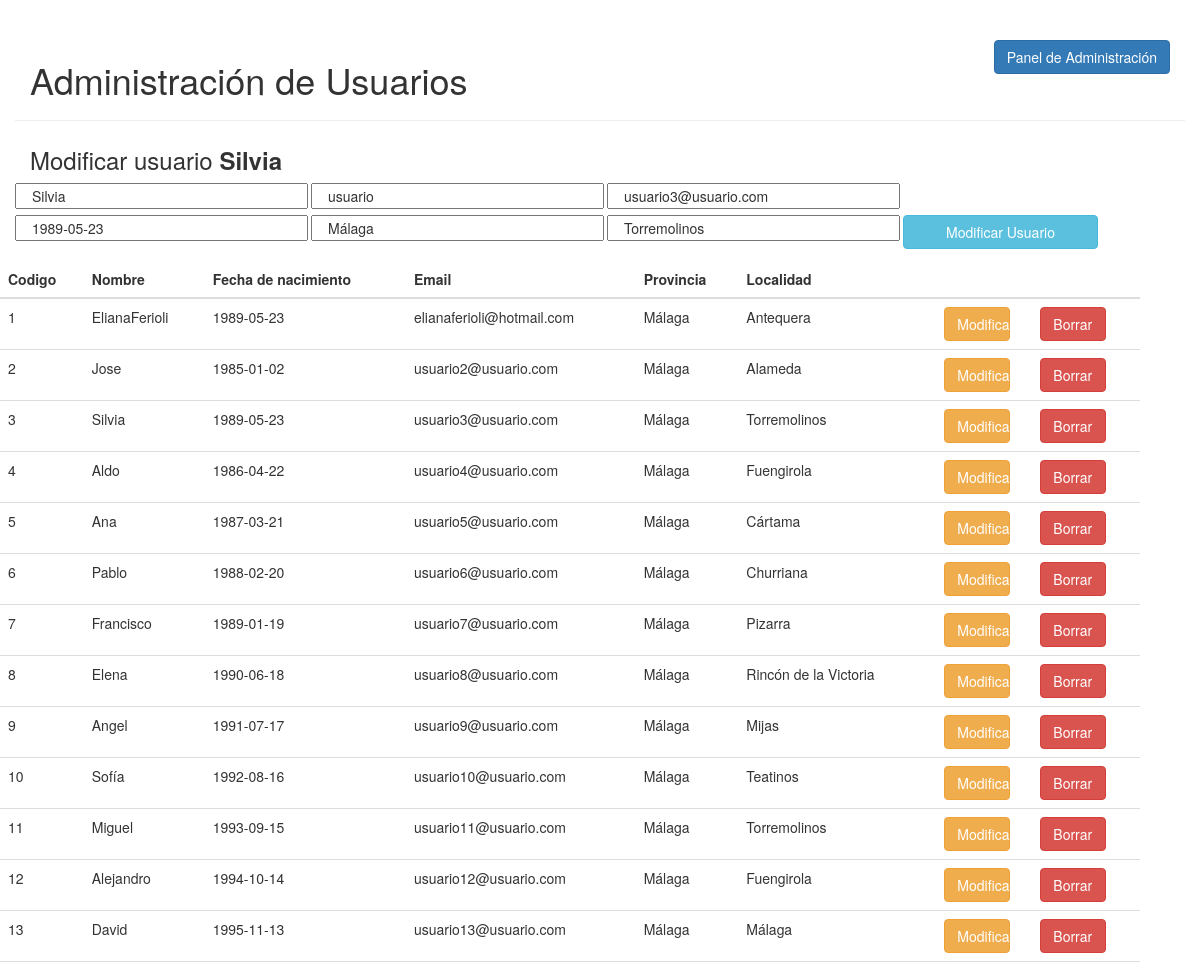
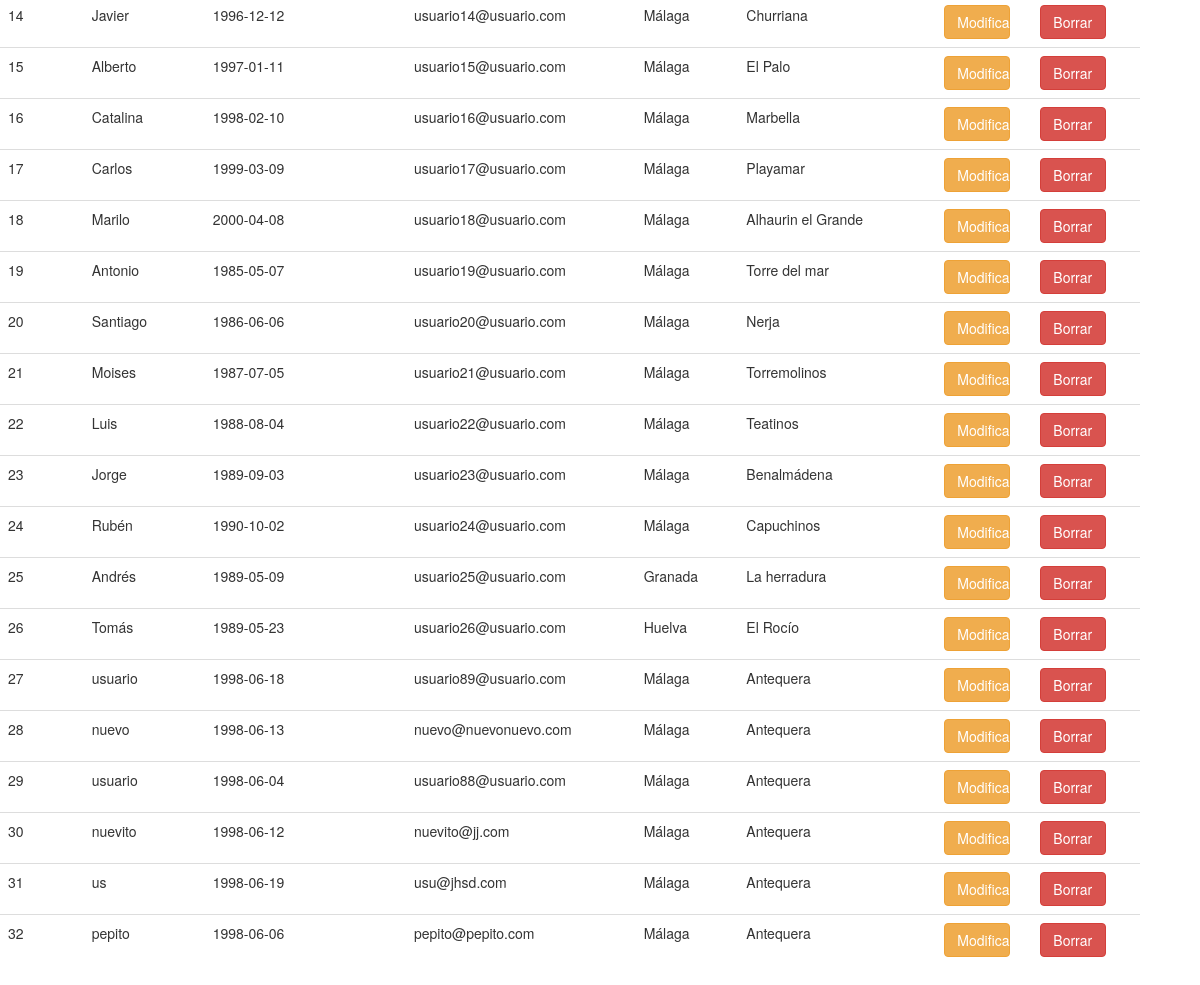
Page /Controller/administracion.php?modificacionUsuario=3&tabla=USUARIO on the committed database (2 pictures, top to bottom).
### tables this page shows
CREATE TABLE `USUARIO` (
  `CodUs` int(11) NOT NULL,
  `NomUs` varchar(30) NOT NULL,
  `PassUs` varchar(30) NOT NULL,
  `EmailUs` varchar(30) DEFAULT NULL,
  `FechNac` date NOT NULL,
  `ProvUs` varchar(30) NOT NULL,
  `LocaUs` varchar(30) NOT NULL,
  `DescUs` varchar(140) DEFAULT NULL,
  `FotoUs` varchar(30) DEFAULT 'defecto.png',
  `Admin` tinyint(1) DEFAULT '0'
);

### Model/Usuario.php (called while the page is built, shortened)
<?php
class Usuario {
  private $codUs;
  private $nomUs;
  private $passUs;
  private $emailUs;
  private $fechNac;
  private $provUs;
  private $localUs;
  function __construct($cod, $nom, $pass, $email, $fecha, $prov, $local, $desc, $foto) {
    $this->codUs = $cod;
    $this->nomUs = $nom;
    $this->passUs = $pass;
    $this->emailUs = $email;
    $this->fechNac = $fecha;
    $this->provUs = $prov;
    $this->localUs = $local;
  }
  function getCodUs() {
      return $this->codUs;
  }
  function getNomUs() {
      return $this->nomUs;
  }
  function getPassUs() {
      return $this->passUs;
  }
  function getEmailUs() {
      return $this->emailUs;
  }
  function getFechNac() {
      return $this->fechNac;
  }
  function getProvUs() {
      return $this->provUs;
  }
  function getLocalUs() {
      return $this->localUs;
  }
  public static function getUsuarios() {
    $conexion = GoTeamDB::connectDB();
    $seleccion = "SELECT CodUs, NomUs, PassUs, EmailUs, FechNac, ProvUs, LocaUs, DescUs, FotoUs"
            . " FROM USUARIO";
    $consulta = $conexion->query($seleccion);
    $usuarios= [];
    while ($registro = $consulta->fetchObject()) {
      $usuarios[] = new Usuario($registro->CodUs, $registro->NomUs, $registro->PassUs, $registro->EmailUs,
              $registro->FechNac, $registro->ProvUs, $registro->LocaUs, $registro->DescUs, $registro->FotoUs);
    }
    return $usuarios;
  }
  public static function getUsuario($atributo, $valor) {
    $conexion = GoTeamDB::connectDB();
    $seleccion = "SELECT CodUs, NomUs, PassUs, EmailUs, FechNac, ProvUs, LocaUs, DescUs, FotoUs"
            . " FROM USUARIO WHERE ".$atributo."=\"".$valor."\"";
    $consulta = $conexion->query($seleccion);
    $registro = $consulta->fetchObject();
    $usuario = new Usuario($registro->CodUs, $registro->NomUs, $registro->PassUs, $registro->EmailUs,
              $registro->FechNac, $registro->ProvUs, $registro->LocaUs, $registro->DescUs,
              $registro->FotoUs);
    return $usuario;
  }
}

### View/listadoAdministradorUsuario.php (the view, shortened to what this page needs)
<!DOCTYPE html>
<html>
    <head>
        <link rel="stylesheet" href="https://maxcdn.bootstrapcdn.com/bootstrap/3.3.7/css/bootstrap.min.css">
        <link rel="stylesheet" type="text/css" href="../View/css/estiloListadoAdministradorUsuario.css">
    </head>
    <body>
        <div class="page-header container">
            <a href="../View/indexAdmin.php" class="btn btn-primary">Panel de Administración</a>
            <br>
            <h1>Administración de Usuarios</h1>
        </div>
             <?php
                if(!$insertar){
             ?>
             <div class="container">
                <form action="../Controller/administracion.php" method="get" name="modificar">
                    <div class="main row">
                       <h3 class="col-xs-12 col-sm-8 col-md-9 col-lg-9">Modificar usuario <span class="nombre"><?= $usmod->getNomUs() ?></span></h3>
                    </div>
                    <div class="main row">
                       <input type="text" value="<?= $usmod->getNomUs() ?>" name="nomUs" class="customInput col-xs-12 col-sm-3">
                       <input type="text" value="<?= $usmod->getPassUs() ?>" name="passUs" class="customInput col-xs-12 col-sm-3">
                       <input type="text" value="<?= $usmod->getEmailUs() ?>" name="emailUs" class="customInput col-xs-12 col-sm-3">
                    </div>
                    <div class="main row">
                       <input type="text" value="<?= $usmod->getFechNac() ?>" name="fechNac" class="customInput col-xs-12 col-sm-3">
                       <input type="text" value="<?= $usmod->getProvUs() ?>" name="provUs" class="customInput col-xs-12 col-sm-3">
                       <input type="text" value="<?= $usmod->getLocalUs() ?>" name="localUs" class="customInput col-xs-12 col-sm-3">
                       <button type="submit" class="btn btn-info col-xs-12 col-sm-2" id="modificarUsuario">Modificar Usuario</button>
                    </div>
                </form>
             </div>
            <?php
                }
            ?>
             <table class="table table-hover">
                <thead>
                    <tr id="cabecera">
                        <th id="tablaCodigo">Codigo</th>
                        <th id="tablaNombre">Nombre</th>
                        <th id="tablaFechNac">Fecha de nacimiento</th>
                        <th id="tablaEmail">Email</th>
                        <th id="tablaProvincia">Provincia</th>
                        <th id="tablaLocalidad">Localidad</th>
                        <th></th>
                    </tr>
                </thead>
                <tbody id="contenidoTabla">
            <?php
                foreach($data[$tabla] as $us)  {
            ?>
               <tr>
                   <td><?=$us->getCodUs()?></td>
                    <td><?=$us->getNomUs()?></td>
                    <td><?=$us->getFechNac()?></td>
                    <td><?=$us->getEmailUs()?></td>
                    <td><?=$us->getProvUs()?></td>
                    <td><?=$us->getLocalUs()?></td>
                    <td class="row">
                        <a href="../Controller/administracion.php?modificacionUsuario=<?=$us->getCodUs()?>&tabla=USUARIO" class="btn btn-warning col-xs-4">Modificar</a>
                        <a href="../Controller/administracion.php?borradoUsuario=<?=$us->getCodUs()?>"  class="btn btn-danger col-xs-4">Borrar</a>
                    </td>
                </tr>
            <?php
              }
            ?>
                </tbody>
            </table>
    </body>
</html>

### View/css/estiloListadoAdministradorUsuario.css (style rules this page uses)
input.customInput { margin-bottom: 0.5%; margin-right: 0.3%; }
div.page-header h1 { margin: 0px; margin-bottom: 1%; }
div.page-header { margin-bottom: 0.5%;; }
a.btn-warning { margin-left: 5%; margin-right: 15%; }
table.table-hover { margin-top: 1%; width: 95%; }
span.nombre { font-weight: bold; }
a.btn-primary { float: right; }
thead tr th { cursor: pointer; }

### rows in the picture
usuario: NomUs "Silvia", nomUs "Silvia", passUs "usuario", emailUs "usuario3@usuario.com", fechNac "1989-05-23", provUs "Málaga", localUs "Torremolinos", CodUs "3", FechNac "1989-05-23", EmailUs "usuario3@usuario.com", ProvUs "Málaga", LocaUs "Torremolinos"
usuario: CodUs "1", NomUs "ElianaFerioli", FechNac "1989-05-23", EmailUs "elianaferioli@hotmail.com", ProvUs "Málaga", LocaUs "Antequera"
usuario: CodUs "2", NomUs "Jose", FechNac "1985-01-02", EmailUs "usuario2@usuario.com", ProvUs "Málaga", LocaUs "Alameda"
usuario: CodUs "4", NomUs "Aldo", FechNac "1986-04-22", EmailUs "usuario4@usuario.com", ProvUs "Málaga", LocaUs "Fuengirola"
usuario: CodUs "5", NomUs "Ana", FechNac "1987-03-21", EmailUs "usuario5@usuario.com", ProvUs "Málaga", LocaUs "Cártama"
usuario: CodUs "6", NomUs "Pablo", FechNac "1988-02-20", EmailUs "usuario6@usuario.com", ProvUs "Málaga", LocaUs "Churriana"
usuario: CodUs "7", NomUs "Francisco", FechNac "1989-01-19", EmailUs "usuario7@usuario.com", ProvUs "Málaga", LocaUs "Pizarra"
usuario: CodUs "8", NomUs "Elena", FechNac "1990-06-18", EmailUs "usuario8@usuario.com", ProvUs "Málaga", LocaUs "Rincón de la Victoria"
usuario: CodUs "9", NomUs "Angel", FechNac "1991-07-17", EmailUs "usuario9@usuario.com", ProvUs "Málaga", LocaUs "Mijas"
usuario: CodUs "10", NomUs "Sofía", FechNac "1992-08-16", EmailUs "usuario10@usuario.com", ProvUs "Málaga", LocaUs "Teatinos"
usuario: CodUs "11", NomUs "Miguel", FechNac "1993-09-15", EmailUs "usuario11@usuario.com", ProvUs "Málaga", LocaUs "Torremolinos"
usuario: CodUs "12", NomUs "Alejandro", FechNac "1994-10-14", EmailUs "usuario12@usuario.com", ProvUs "Málaga", LocaUs "Fuengirola"
usuario: CodUs "13", NomUs "David", FechNac "1995-11-13", EmailUs "usuario13@usuario.com", ProvUs "Málaga", LocaUs "Málaga"
usuario: CodUs "14", NomUs "Javier", FechNac "1996-12-12", EmailUs "usuario14@usuario.com", ProvUs "Málaga", LocaUs "Churriana"
usuario: CodUs "15", NomUs "Alberto", FechNac "1997-01-11", EmailUs "usuario15@usuario.com", ProvUs "Málaga", LocaUs "El Palo"
usuario: CodUs "16", NomUs "Catalina", FechNac "1998-02-10", EmailUs "usuario16@usuario.com", ProvUs "Málaga", LocaUs "Marbella"
usuario: CodUs "17", NomUs "Carlos", FechNac "1999-03-09", EmailUs "usuario17@usuario.com", ProvUs "Málaga", LocaUs "Playamar"
usuario: CodUs "18", NomUs "Marilo", FechNac "2000-04-08", EmailUs "usuario18@usuario.com", ProvUs "Málaga", LocaUs "Alhaurin el Grande"
usuario: CodUs "19", NomUs "Antonio", FechNac "1985-05-07", EmailUs "usuario19@usuario.com", ProvUs "Málaga", LocaUs "Torre del mar"
usuario: CodUs "20", NomUs "Santiago", FechNac "1986-06-06", EmailUs "usuario20@usuario.com", ProvUs "Málaga", LocaUs "Nerja"
usuario: CodUs "21", NomUs "Moises", FechNac "1987-07-05", EmailUs "usuario21@usuario.com", ProvUs "Málaga", LocaUs "Torremolinos"
usuario: CodUs "22", NomUs "Luis", FechNac "1988-08-04", EmailUs "usuario22@usuario.com", ProvUs "Málaga", LocaUs "Teatinos"
usuario: CodUs "23", NomUs "Jorge", FechNac "1989-09-03", EmailUs "usuario23@usuario.com", ProvUs "Málaga", LocaUs "Benalmádena"
usuario: CodUs "24", NomUs "Rubén", FechNac "1990-10-02", EmailUs "usuario24@usuario.com", ProvUs "Málaga", LocaUs "Capuchinos"
usuario: CodUs "25", NomUs "Andrés", FechNac "1989-05-09", EmailUs "usuario25@usuario.com", ProvUs "Granada", LocaUs "La herradura"
usuario: CodUs "26", NomUs "Tomás", FechNac "1989-05-23", EmailUs "usuario26@usuario.com", ProvUs "Huelva", LocaUs "El Rocío"
usuario: CodUs "27", NomUs "usuario", FechNac "1998-06-18", EmailUs "usuario89@usuario.com", ProvUs "Málaga", LocaUs "Antequera"
usuario: CodUs "28", NomUs "nuevo", FechNac "1998-06-13", EmailUs "nuevo@nuevonuevo.com", ProvUs "Málaga", LocaUs "Antequera"
usuario: CodUs "29", NomUs "usuario", FechNac "1998-06-04", EmailUs "usuario88@usuario.com", ProvUs "Málaga", LocaUs "Antequera"
usuario: CodUs "30", NomUs "nuevito", FechNac "1998-06-12", EmailUs "nuevito@jj.com", ProvUs "Málaga", LocaUs "Antequera"
usuario: CodUs "31", NomUs "us", FechNac "1998-06-19", EmailUs "usu@jhsd.com", ProvUs "Málaga", LocaUs "Antequera"
usuario: CodUs "32", NomUs "pepito", FechNac "1998-06-06", EmailUs "pepito@pepito.com", ProvUs "Málaga", LocaUs "Antequera"
